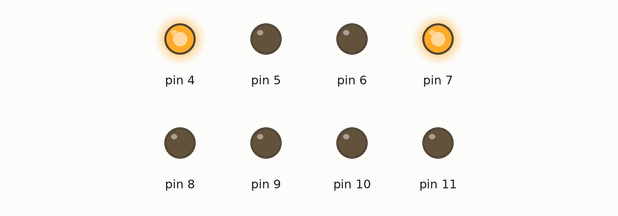
The sketch below on a simulated Arduino Uno, built with avr-gcc and run on an emulated ATmega328P. Parts: output pins drawn as LEDs (lit = HIGH).

Above: at 0.1 s.
At 1.1 s:
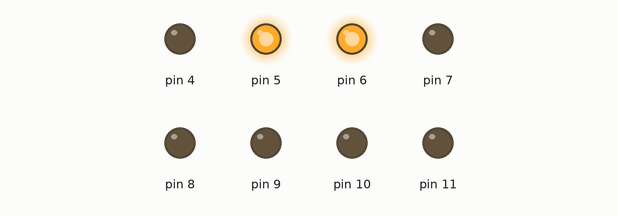
At 8.1 s:
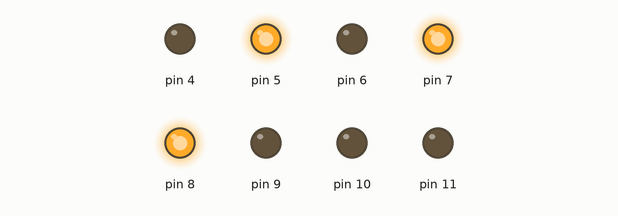
At 19.1 s:
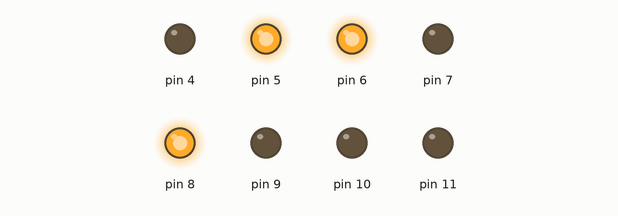
At 39.1 s:
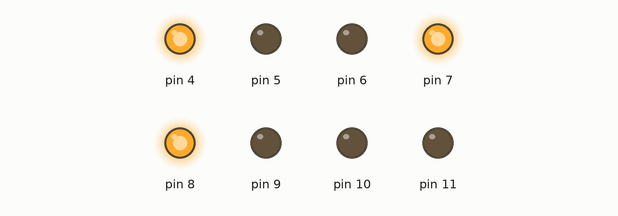
Timing chart, 0 to 40.0 s (numbered marks = the images above):
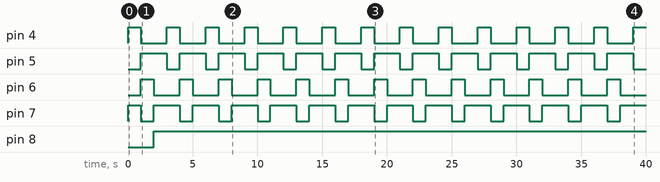

Measured:
- by itself, pin 4, pin 6: alternates HIGH for 1.0 s and LOW for 2.0 s
- by itself, pin 5: alternates HIGH for 2.0 s and LOW for 1.0 s
- by itself, pin 7: repeats every 3.0 s: LOW 1.0 s, HIGH 2.0 s
- by itself, pin 8: LOW → HIGH at 2.0 s

The sketch:

main.ino
```cpp
#include <DriverLed.h>
#include <DriverProxSensor.h>
#include <DriverMPuenteH.h>
//pins del sensor ultrasonido
#define Pin_echo  2
#define Pin_trig  12
//pins del led RGB
#define LED_R  9
#define LED_G  10
#define LED_B  11
// pins del puente H y motores
#define M_ENABLE 8
#define M_LEFT1 5
#define M_LEFT2 4
#define M_RIGHT1 6
#define M_RIGHT2 7


DriverLed leds (LED_R,LED_G,LED_B);
DriverProxSensor prox (Pin_echo, Pin_trig);
DriverMPuenteH motor (M_ENABLE, M_LEFT1,M_LEFT2,M_RIGHT1,M_RIGHT2);

void setup() {
 Serial.begin(9600);
}

void loop() {
    //leds.colorselec('P');
   // leds.alarma();
//prox.getdistancia();
motor.goright();
delay(1000);
motor.goback();
delay(1000);
motor.recognition();
delay(1000);

}
```
